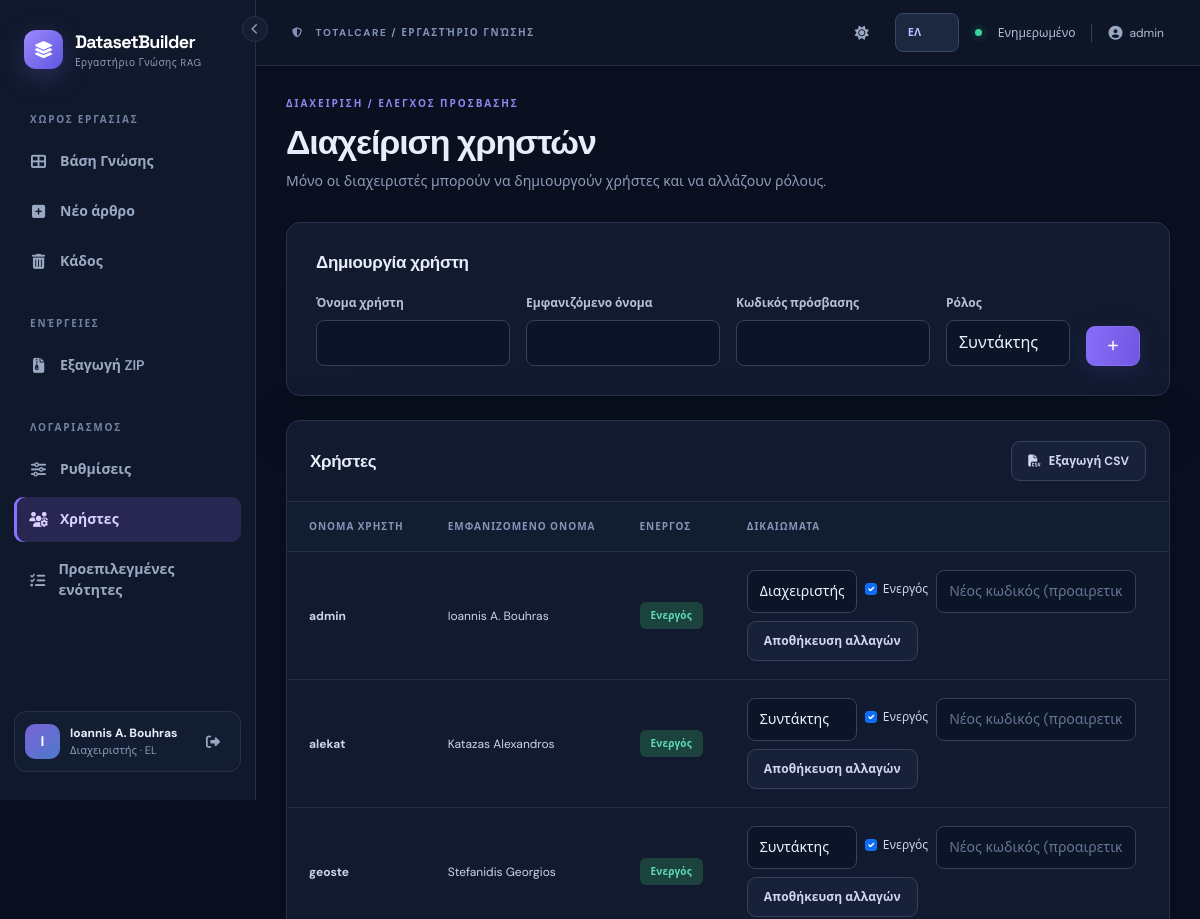
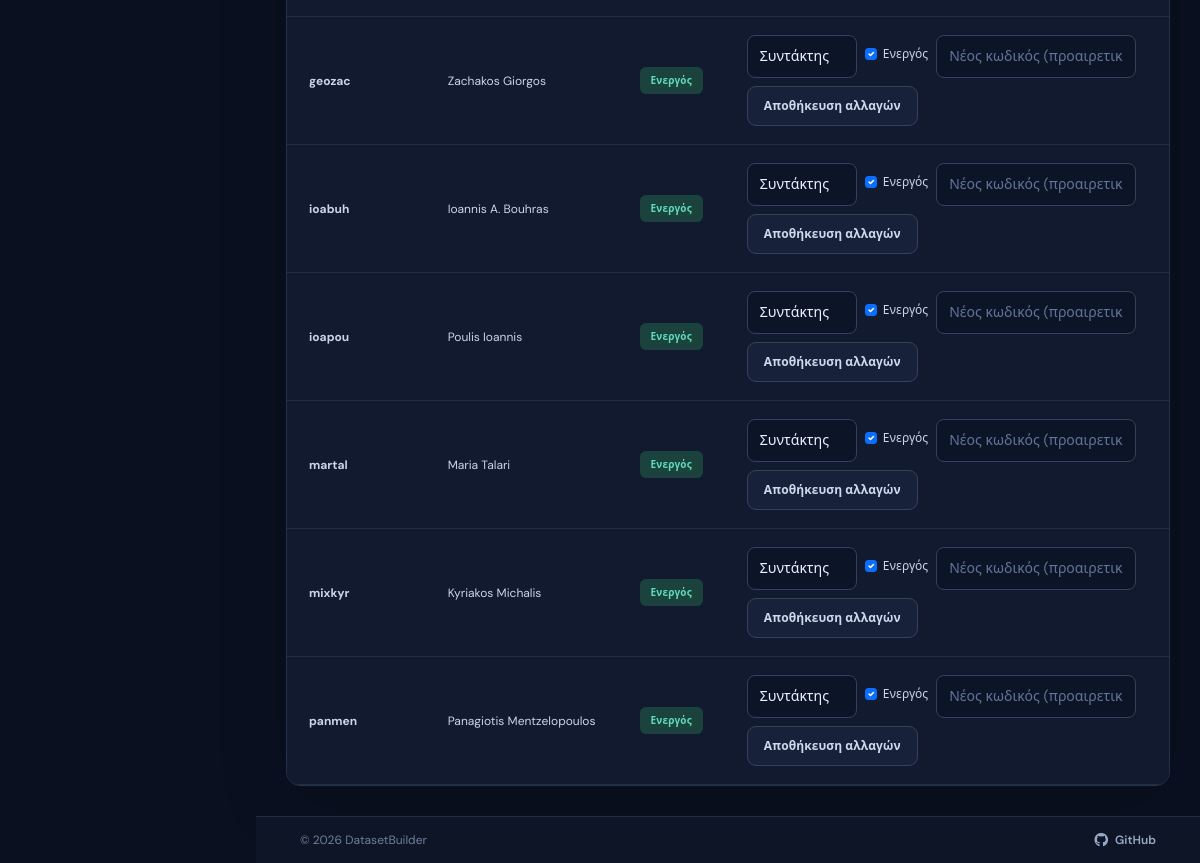
Page /admin/users (signed in) on the committed database (2 pictures, top to bottom).
### datasetbuilder/models.py (models this page shows, shortened)
class User(UserMixin, db.Model):
    __tablename__ = "users"
    id = db.Column(db.Integer, primary_key=True)
    username = db.Column(db.String(80), nullable=False, unique=True)
    display_name = db.Column(db.String(160), nullable=False)
    password_hash = db.Column(db.String(255), nullable=False)
    role = db.Column(db.String(20), nullable=False, default="editor")
    active = db.Column(db.Boolean, nullable=False, default=True)
    created_at = db.Column(db.DateTime, nullable=False, default=utcnow)
    last_login_at = db.Column(db.DateTime)
    preferred_language = db.Column(db.String(2), nullable=False, default="en")
    preferred_theme = db.Column(db.String(5), nullable=False, default="dark")
    @property
    def is_active(self):
        return self.active
    def can_edit(self):
        return self.role in ("admin", "editor")
    def is_admin(self):
        return self.role == "admin"

### datasetbuilder/admin.py (the view)
@bp.get('/users')
@login_required
def users():
    admin_only()
    accounts = (db.session.query(User).order_by(User.username.asc(), User.id.asc())
                .paginate(page=current_page(), per_page=PAGE_SIZE, error_out=False))
    return render_template('users.html', accounts=accounts)

### datasetbuilder/__init__.py (called while the page is built)
@login_manager.user_loader
def load_user(user_id):
    try:
        user = db.session.get(User, int(user_id))
        return user if user and user.active else None
    except (TypeError, ValueError):
        return None

### datasetbuilder/admin.py (called while the page is built)
def admin_only():
    if not current_user.is_admin():
        abort(403)

### datasetbuilder/i18n.py (called while the page is built)
def translate(key, lang='en'):
    return (EL if lang == 'el' else EN).get(key, EN.get(key, key))

### datasetbuilder/pagination.py (called while the page is built)
def current_page():
    return max(request.args.get('page', 1, type=int), 1)

### datasetbuilder/templates/users.html (shortened to what this page needs)
{% extends 'base.html' %}
{% from '_pagination.html' import pagination with context %}
{% block content %}
<div class="wide-container users-page">
  <div class="page-head"><div><div class="eyebrow">{{ t('access_eyebrow')|upper }}</div><h1>{{ t('manage_users') }}</h1><p class="muted">{{ t('admin_access_text') }}</p></div></div>
  <div class="surface form-surface mb-4"><h2>{{ t('new_user') }}</h2>
    <form method="post" action="{{ url_for('admin.create_user') }}" class="row g-3 mt-1">
      <div class="col-md-3"><label class="form-label">{{ t('username') }}</label><input class="form-control" name="username" autocomplete="off" required minlength="3" maxlength="80"></div>
      <div class="col-md-3"><label class="form-label">{{ t('display_name') }}</label><input class="form-control" name="display_name" autocomplete="off" required></div>
      <div class="col-md-3"><label class="form-label">{{ t('password') }}</label><input class="form-control" type="password" name="password" autocomplete="new-password" required minlength="12"></div>
      <div class="col-md-2"><label class="form-label">{{ t('role') }}</label><select class="form-select" name="role"><option value="editor">{{ t('account_role_editor') }}</option></select></div>
      <div class="col-md-1 align-self-end"><button class="btn btn-primary w-100"><i class="fa-solid fa-plus"></i></button></div>
    </form>
  </div>
  <div class="surface">
    <div class="surface-header"><h2>{{ t('users') }}</h2><a class="btn btn-outline-light-custom" href="{{ url_for('admin.export_users_csv') }}"><i class="fa-solid fa-file-csv me-2"></i>{{ t('export_csv') }}</a></div>
    <div class="table-responsive"><table class="table data-table"><thead><tr><th>{{ t('username') }}</th><th>{{ t('display_name') }}</th><th>{{ t('active') }}</th><th>{{ t('permissions') }}</th></tr></thead><tbody>
      {% for u in accounts.items %}<tr><td><b>{{ u.username }}</b></td><td>{{ u.display_name }}</td><td><span class="status-pill {% if u.active %}status-approved{% else %}status-draft{% endif %}">{{ t('active_label') if u.active else t('inactive_label') }}</span></td><td><form class="d-flex flex-wrap align-items-center gap-2" method="post" action="{{ url_for('admin.update_user', user_id=u.id) }}"><input type="hidden" name="csrf_token" value="{{ csrf_token() }}"><select class="form-select form-select-sm" name="role" style="width:110px">{% for role in ['admin','editor','viewer'] %}<option value="{{ role }}" {% if u.role==role %}selected{% endif %}>{{ t('account_role_'+role) }}</option>{% endfor %}</select><label class="form-check mb-0"><input class="form-check-input" type="checkbox" name="active" {% if u.active %}checked{% endif %}> {{ t('active') }}</label><input type="password" class="form-control form-control-sm" name="password" autocomplete="new-password" minlength="12" placeholder="{{ t('new_password_optional') }}" style="max-width:200px"><button class="btn btn-sm btn-outline-light-custom">{{ t('save') }}</button></form></td></tr>{% endfor %}
    </tbody></table></div>
  </div>
</div>
{% endblock %}

### datasetbuilder/templates/base.html (shortened to what this page needs)
<!doctype html>
<html lang="{{ ui_lang }}" data-theme="{{ ui_theme }}">
<head>
  <link rel="stylesheet" href="{{ url_for('static', filename='vendor/bootstrap.min.css') }}">
  <link rel="stylesheet" href="https://cdnjs.cloudflare.com/ajax/libs/font-awesome/6.5.2/css/all.min.css">
  <link rel="stylesheet" href="{{ url_for('static', filename='css/app.css') }}">
  <link rel="stylesheet" href="{{ url_for('static', filename='css/print.css') }}" media="print">
</head>
<body class="{% if current_user.is_authenticated %}app-shell{% else %}login-shell{% endif %}{% if nav_collapsed %} nav-collapsed{% endif %}">
{% if current_user.is_authenticated %}
  <aside class="sidebar" id="appSidebar">
    <button type="button" class="nav-collapse-btn" id="nav-collapse" aria-controls="appSidebar" aria-expanded="true" title="{{ t('collapse_nav') }}"><i class="fa-solid fa-chevron-left"></i></button>
    <a class="brand" href="{{ url_for('main.dashboard') }}">
      <span class="brand-icon"><i class="fa-solid fa-layer-group"></i></span>
      <span class="brand-text"><strong>DatasetBuilder</strong><small>{{ t('tagline') }}</small></span>
    </a>
    <div class="sidebar-label">{{ t('workspace')|upper }}</div>
    <nav class="menu">
      <a class="menu-link {% if request.endpoint == 'main.dashboard' %}active{% endif %}" href="{{ url_for('main.dashboard') }}" title="{{ t('dashboard') }}"><i class="fa-solid fa-table-cells-large"></i> <span class="nav-text">{{ t('dashboard') }}</span></a>
      {% if current_user.can_edit() %}
      <a class="menu-link {% if request.endpoint == 'main.new_document' %}active{% endif %}" href="{{ url_for('main.new_document') }}" title="{{ t('new_article') }}"><i class="fa-solid fa-square-plus"></i> <span class="nav-text">{{ t('new_article') }}</span></a>
      {% endif %}
      {% if current_user.can_edit() %}<a class="menu-link {% if request.endpoint == 'main.trash' %}active{% endif %}" href="{{ url_for('main.trash') }}" title="{{ t('trash') }}"><i class="fa-solid fa-trash-can"></i> <span class="nav-text">{{ t('trash') }}</span></a>{% endif %}
    </nav>
    <div class="sidebar-label mt-4">{{ t('actions')|upper }}</div>
    <nav class="menu">
      <a class="menu-link" href="{{ url_for('main.export_zip') }}" id="nav-export" title="{{ t('export') }}"><i class="fa-solid fa-file-zipper"></i> <span class="nav-text">{{ t('export') }}</span></a>
    </nav>
    <div class="sidebar-label mt-4">{{ t('account')|upper }}</div>
    <nav class="menu">
      <a class="menu-link {% if request.endpoint == 'main.settings' %}active{% endif %}" href="{{ url_for('main.settings') }}" title="{{ t('settings') }}"><i class="fa-solid fa-sliders"></i> <span class="nav-text">{{ t('settings') }}</span></a>
      {% if current_user.is_admin() %}<a class="menu-link {% if request.endpoint == 'admin.users' %}active{% endif %}" href="{{ url_for('admin.users') }}" title="{{ t('users') }}"><i class="fa-solid fa-users-gear"></i> <span class="nav-text">{{ t('users') }}</span></a>{% endif %}
      {% if current_user.is_admin() %}<a class="menu-link {% if request.endpoint == 'admin.sections' %}active{% endif %}" href="{{ url_for('admin.sections') }}" title="{{ t('manage_sections') }}"><i class="fa-solid fa-list-check"></i> <span class="nav-text">{{ t('manage_sections') }}</span></a>{% endif %}
    </nav>
    <div class="sidebar-footer">
      <div class="user-avatar">{{ current_user.display_name[:1]|upper }}</div>
      <div class="user-mini"><b>{{ current_user.display_name }}</b><small>{{ t('account_role_'+current_user.role) }} · {{ 'EL' if ui_lang == 'el' else 'EN' }}</small></div>
      <form method="post" action="{{ url_for('auth.logout') }}"><input type="hidden" name="csrf_token" value="{{ csrf_token() }}"><button class="icon-btn" title="{{ t('logout') }}" aria-label="{{ t('logout') }}"><i class="fa-solid fa-right-from-bracket"></i></button></form>
    </div>
  </aside>
{% endif %}
<main class="{% if current_user.is_authenticated %}main-area{% else %}login-main{% endif %}">
{% if current_user.is_authenticated %}
  <header class="topbar">
    <div class="d-flex align-items-center gap-2"><span class="location-label"><i class="fa-solid fa-shield-halved me-2"></i> TOTALCARE / {{ t('knowledge_studio')|upper }}</span></div>
    <div class="d-flex align-items-center gap-3"><button class="icon-btn" id="theme-toggle" type="button" title="{{ t('switch_theme') }}" aria-label="{{ t('switch_theme') }}"><i class="fa-solid fa-{{ 'sun' if ui_theme == 'dark' else 'moon' }}"></i></button><form action="{{ url_for('main.change_language') }}" method="post" class="d-inline-flex align-items-center"><input type="hidden" name="csrf_token" value="{{ csrf_token() }}"><input type="hidden" name="next" value="{{ request.full_path }}"><select name="language" class="form-select form-select-sm lang-switch" aria-label="{{ t('preferred_language') }}"><option value="en" {% if ui_lang=='en' %}selected{% endif %}>EN</option><option value="el" {% if ui_lang=='el' %}selected{% endif %}>ΕΛ</option></select></form><span class="live-dot"></span><span class="topbar-note">{{ t('ready') }}</span><span class="topbar-user"><i class="fa-solid fa-user-circle"></i>{{ current_user.username }}</span></div>
  </header>
{% endif %}
  <div class="content-area {% block content_class %}{% endblock %}">{% block content %}{% endblock %}</div>
  <footer class="app-footer">
    <span class="app-footer-copy">&copy; {{ footer_year }} {{ footer_owner }}</span>
    <a class="app-footer-link" href="{{ footer_url }}" target="_blank" rel="noopener noreferrer"><i class="fa-brands fa-github"></i> GitHub</a>
  </footer>
</main>
<div class="toast-container position-fixed top-0 end-0 p-4" id="toast-container" style="z-index:11000;"></div>
</body>
</html>

### rows in the picture
User: display_name "I", display_name "Ioannis A. Bouhras", role "Διαχειριστής", preferred_language "EL", language "ΕΛ", username "admin", active "Ενεργός", active "☑", t "Ενεργός", t "Αποθήκευση αλλαγών"
User: username "alekat", display_name "Katazas Alexandros", active "Ενεργός", role "Συντάκτης", active "☑", t "Ενεργός", t "Αποθήκευση αλλαγών"
User: username "geoste", display_name "Stefanidis Georgios", active "Ενεργός", role "Συντάκτης", active "☑", t "Ενεργός", t "Αποθήκευση αλλαγών"
User: username "geozac", display_name "Zachakos Giorgos", active "Ενεργός", role "Συντάκτης", active "☑", t "Ενεργός", t "Αποθήκευση αλλαγών"
User: username "ioabuh", display_name "Ioannis A. Bouhras", active "Ενεργός", role "Συντάκτης", active "☑", t "Ενεργός", t "Αποθήκευση αλλαγών"
User: username "ioapou", display_name "Poulis Ioannis", active "Ενεργός", role "Συντάκτης", active "☑", t "Ενεργός", t "Αποθήκευση αλλαγών"
User: username "martal", display_name "Maria Talari", active "Ενεργός", role "Συντάκτης", active "☑", t "Ενεργός", t "Αποθήκευση αλλαγών"
User: username "mixkyr", display_name "Kyriakos Michalis", active "Ενεργός", role "Συντάκτης", active "☑", t "Ενεργός", t "Αποθήκευση αλλαγών"
User: username "panmen", display_name "Panagiotis Mentzelopoulos", active "Ενεργός", role "Συντάκτης", active "☑", t "Ενεργός", t "Αποθήκευση αλλαγών"

### other values in the picture
{{ t('tagline') }} "Εργαστήριο Γνώσης RAG"
{{ t('workspace')|upper }} "ΧΩΡΟΣ ΕΡΓΑΣΙΑΣ"
{{ t('dashboard') }} "Βάση Γνώσης"
{{ t('new_article') }} "Νέο άρθρο"
{{ t('trash') }} "Κάδος"
{{ t('actions')|upper }} "ΕΝΈΡΓΕΙΕΣ"
{{ t('export') }} "Εξαγωγή ZIP"
{{ t('account')|upper }} "ΛΟΓΑΡΙΑΣΜΟΣ"
{{ t('settings') }} "Ρυθμίσεις"
{{ t('users') }} "Χρήστες"
{{ t('manage_sections') }} "Προεπιλεγμένες ενότητες"
{{ t('knowledge_studio')|upper }} "ΕΡΓΑΣΤΉΡΙΟ ΓΝΏΣΗΣ"
{{ t('ready') }} "Ενημερωμένο"
{{ t('access_eyebrow')|upper }} "ΔΙΑΧΕΊΡΙΣΗ / ΈΛΕΓΧΟΣ ΠΡΌΣΒΑΣΗΣ"
{{ t('manage_users') }} "Διαχείριση χρηστών"
